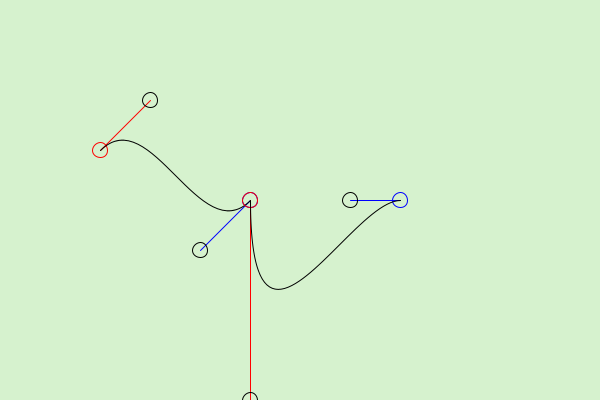
Frame 1 (no input)
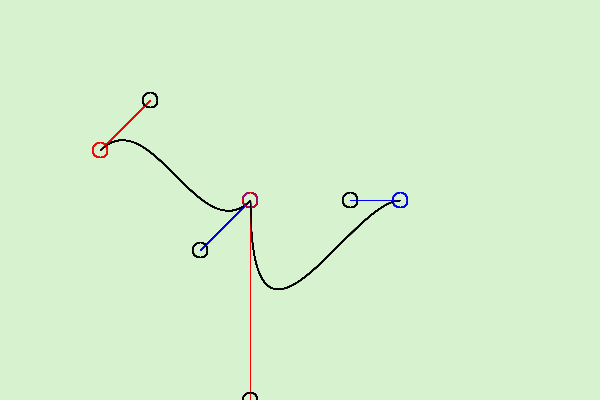
Frame 60 (the mouse pressed at the canvas centre just before this capture)
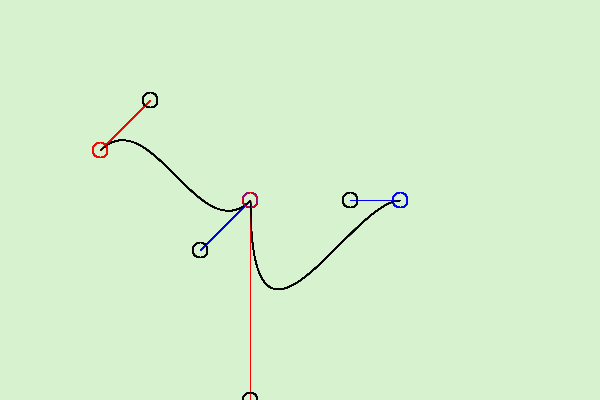
Frame 120 (the mouse held since frame 60 and released just before this capture)

The Processing sketch that drew these frames (run headless with seeded random() and noise(); from frame 60 on, the mouse is pressed at the canvas centre):

// Processing sketch: smooth02
// ── smooth02.pde
void setup() {
   size(600, 400);
   background(214, 242, 206);
   noFill();
}

void drawCurve(boolean drawCircles, boolean drawLines,
               int p0, int p1, int p2, int p3) {

   // control point 1
   stroke(255,  0, 0);   // red
   if (drawCircles == true) {
      ellipse(Xp[p0], Yp[p0], 15, 15);
   }
   if (drawLines == true) {
      line(Xp[p0], Yp[p0], Xp[p1], Yp[p1]);
   }

   // control point 1
   stroke(0, 0, 255);   // blue
   if (drawCircles == true) {
      ellipse(Xp[p3], Yp[p3], 15, 15);
   }
   if (drawLines == true) {
      line(Xp[p3], Yp[p3], Xp[p2], Yp[p2]);
   }

   // the knots
   stroke(0, 0, 0);   // black
   if (drawCircles == true) {
      ellipse(Xp[p1], Yp[p1], 15, 15);
      ellipse(Xp[p2], Yp[p2], 15, 15);
   }

   bezier(Xp[p0], Yp[p0], Xp[p1], Yp[p1], Xp[p2], Yp[p2], Xp[p3], Yp[p3]);
}

//               A0   A1   A2   A3   B0   B1   B2   B3
float [] Xp = { 100, 150, 200, 250, 250, 250, 350, 400 };
float [] Yp = { 150, 100, 250, 200, 200, 400, 200, 200 };

void draw() {
   noFill();
   drawCurve(true, true, 0, 1, 2, 3);  // curve A
   drawCurve(true, true, 4, 5, 6, 7);  // curve B
}
